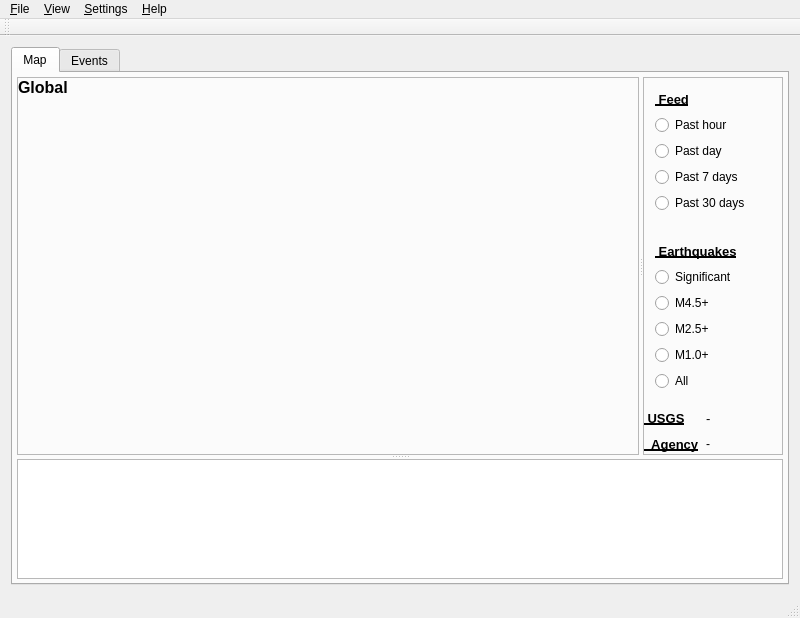
<?xml version="1.0" encoding="UTF-8"?>
<ui version="4.0">
 <class>WorldEarthquakeView</class>
 <widget class="QMainWindow" name="WorldEarthquakeView">
  <property name="geometry">
   <rect>
    <x>0</x>
    <y>0</y>
    <width>800</width>
    <height>618</height>
   </rect>
  </property>
  <property name="windowTitle">
   <string>WorldEarthquakeView</string>
  </property>
  <widget class="QWidget" name="centralWidget">
   <layout class="QGridLayout" name="gridLayout_6">
    <item row="0" column="0">
     <widget class="QTabWidget" name="tabWidget">
      <property name="currentIndex">
       <number>0</number>
      </property>
      <widget class="QWidget" name="tab">
       <attribute name="title">
        <string>Map</string>
       </attribute>
       <layout class="QGridLayout" name="gridLayout_5">
        <property name="margin">
         <number>4</number>
        </property>
        <item row="0" column="0">
         <widget class="QSplitter" name="splitter_2">
          <property name="orientation">
           <enum>Qt::Vertical</enum>
          </property>
          <widget class="QSplitter" name="splitter">
           <property name="orientation">
            <enum>Qt::Horizontal</enum>
           </property>
           <widget class="QFrame" name="frame">
            <property name="sizePolicy">
             <sizepolicy hsizetype="Expanding" vsizetype="Expanding">
              <horstretch>0</horstretch>
              <verstretch>0</verstretch>
             </sizepolicy>
            </property>
            <property name="frameShape">
             <enum>QFrame::StyledPanel</enum>
            </property>
            <property name="frameShadow">
             <enum>QFrame::Plain</enum>
            </property>
            <property name="lineWidth">
             <number>2</number>
            </property>
            <property name="midLineWidth">
             <number>0</number>
            </property>
            <layout class="QGridLayout" name="gridLayout_4">
             <property name="margin">
              <number>0</number>
             </property>
             <item row="0" column="0">
              <widget class="QLabel" name="mapLabel">
               <property name="sizePolicy">
                <sizepolicy hsizetype="Expanding" vsizetype="Minimum">
                 <horstretch>0</horstretch>
                 <verstretch>0</verstretch>
                </sizepolicy>
               </property>
               <property name="font">
                <font>
                 <pointsize>12</pointsize>
                 <weight>75</weight>
                 <bold>true</bold>
                 <underline>false</underline>
                 <strikeout>false</strikeout>
                 <kerning>false</kerning>
                </font>
               </property>
               <property name="text">
                <string>Global</string>
               </property>
               <property name="alignment">
                <set>Qt::AlignLeading|Qt::AlignLeft|Qt::AlignVCenter</set>
               </property>
              </widget>
             </item>
             <item row="1" column="0">
              <widget class="QFrame" name="frameMap">
               <property name="sizePolicy">
                <sizepolicy hsizetype="Expanding" vsizetype="Expanding">
                 <horstretch>0</horstretch>
                 <verstretch>0</verstretch>
                </sizepolicy>
               </property>
              </widget>
             </item>
            </layout>
            <zorder>frameMap</zorder>
            <zorder>mapLabel</zorder>
           </widget>
           <widget class="QFrame" name="frame_2">
            <property name="sizePolicy">
             <sizepolicy hsizetype="Minimum" vsizetype="Preferred">
              <horstretch>0</horstretch>
              <verstretch>0</verstretch>
             </sizepolicy>
            </property>
            <property name="minimumSize">
             <size>
              <width>140</width>
              <height>0</height>
             </size>
            </property>
            <property name="maximumSize">
             <size>
              <width>120</width>
              <height>16777215</height>
             </size>
            </property>
            <property name="frameShape">
             <enum>QFrame::StyledPanel</enum>
            </property>
            <property name="frameShadow">
             <enum>QFrame::Plain</enum>
            </property>
            <layout class="QGridLayout" name="gridLayout">
             <property name="margin">
              <number>0</number>
             </property>
             <item row="2" column="0">
              <spacer name="verticalSpacer">
               <property name="orientation">
                <enum>Qt::Vertical</enum>
               </property>
               <property name="sizeHint" stdset="0">
                <size>
                 <width>20</width>
                 <height>40</height>
                </size>
               </property>
              </spacer>
             </item>
             <item row="0" column="0">
              <widget class="QWidget" name="widget" native="true">
               <property name="sizePolicy">
                <sizepolicy hsizetype="Minimum" vsizetype="Minimum">
                 <horstretch>0</horstretch>
                 <verstretch>0</verstretch>
                </sizepolicy>
               </property>
               <layout class="QGridLayout" name="gridLayout_3">
                <item row="0" column="0">
                 <widget class="QLabel" name="label_9">
                  <property name="sizePolicy">
                   <sizepolicy hsizetype="Preferred" vsizetype="Maximum">
                    <horstretch>0</horstretch>
                    <verstretch>0</verstretch>
                   </sizepolicy>
                  </property>
                  <property name="minimumSize">
                   <size>
                    <width>0</width>
                    <height>20</height>
                   </size>
                  </property>
                  <property name="font">
                   <font>
                    <pointsize>10</pointsize>
                    <weight>75</weight>
                    <italic>false</italic>
                    <bold>true</bold>
                    <underline>true</underline>
                   </font>
                  </property>
                  <property name="text">
                   <string> Feed</string>
                  </property>
                 </widget>
                </item>
                <item row="1" column="0">
                 <layout class="QVBoxLayout" name="verticalLayout">
                  <item>
                   <widget class="QRadioButton" name="radioButton_feedPastHour">
                    <property name="text">
                     <string>Past hour</string>
                    </property>
                   </widget>
                  </item>
                  <item>
                   <widget class="QRadioButton" name="radioButton_feedPast1">
                    <property name="text">
                     <string>Past day</string>
                    </property>
                   </widget>
                  </item>
                  <item>
                   <widget class="QRadioButton" name="radioButton_feedPast7">
                    <property name="text">
                     <string>Past 7 days</string>
                    </property>
                   </widget>
                  </item>
                  <item>
                   <widget class="QRadioButton" name="radioButton_feedPast30">
                    <property name="text">
                     <string>Past 30 days</string>
                    </property>
                   </widget>
                  </item>
                 </layout>
                </item>
               </layout>
              </widget>
             </item>
             <item row="1" column="0">
              <widget class="QWidget" name="widget_3" native="true">
               <property name="sizePolicy">
                <sizepolicy hsizetype="Minimum" vsizetype="Minimum">
                 <horstretch>0</horstretch>
                 <verstretch>0</verstretch>
                </sizepolicy>
               </property>
               <layout class="QGridLayout" name="gridLayout_2">
                <item row="0" column="0">
                 <widget class="QLabel" name="label_10">
                  <property name="sizePolicy">
                   <sizepolicy hsizetype="Preferred" vsizetype="Minimum">
                    <horstretch>0</horstretch>
                    <verstretch>0</verstretch>
                   </sizepolicy>
                  </property>
                  <property name="minimumSize">
                   <size>
                    <width>0</width>
                    <height>20</height>
                   </size>
                  </property>
                  <property name="font">
                   <font>
                    <pointsize>10</pointsize>
                    <weight>75</weight>
                    <italic>false</italic>
                    <bold>true</bold>
                    <underline>true</underline>
                   </font>
                  </property>
                  <property name="text">
                   <string> Earthquakes</string>
                  </property>
                 </widget>
                </item>
                <item row="1" column="0">
                 <layout class="QVBoxLayout" name="verticalLayout_2">
                  <item>
                   <widget class="QRadioButton" name="radioButton_earthSignificant">
                    <property name="text">
                     <string>Significant</string>
                    </property>
                   </widget>
                  </item>
                  <item>
                   <widget class="QRadioButton" name="radioButton_earth45">
                    <property name="text">
                     <string>M4.5+</string>
                    </property>
                   </widget>
                  </item>
                  <item>
                   <widget class="QRadioButton" name="radioButton_earth25">
                    <property name="text">
                     <string>M2.5+</string>
                    </property>
                   </widget>
                  </item>
                  <item>
                   <widget class="QRadioButton" name="radioButton_earth1">
                    <property name="text">
                     <string>M1.0+</string>
                    </property>
                   </widget>
                  </item>
                  <item>
                   <widget class="QRadioButton" name="radioButton_earthAll">
                    <property name="text">
                     <string>All</string>
                    </property>
                   </widget>
                  </item>
                 </layout>
                </item>
               </layout>
              </widget>
             </item>
             <item row="3" column="0">
              <layout class="QFormLayout" name="formLayout">
               <item row="0" column="0">
                <widget class="QLabel" name="label">
                 <property name="sizePolicy">
                  <sizepolicy hsizetype="Preferred" vsizetype="Minimum">
                   <horstretch>0</horstretch>
                   <verstretch>0</verstretch>
                  </sizepolicy>
                 </property>
                 <property name="minimumSize">
                  <size>
                   <width>0</width>
                   <height>20</height>
                  </size>
                 </property>
                 <property name="font">
                  <font>
                   <pointsize>10</pointsize>
                   <weight>75</weight>
                   <bold>true</bold>
                   <underline>true</underline>
                   <strikeout>false</strikeout>
                  </font>
                 </property>
                 <property name="text">
                  <string> USGS</string>
                 </property>
                </widget>
               </item>
               <item row="0" column="1">
                <widget class="QLabel" name="label_usgsEntries">
                 <property name="font">
                  <font>
                   <pointsize>10</pointsize>
                  </font>
                 </property>
                 <property name="text">
                  <string>-</string>
                 </property>
                </widget>
               </item>
               <item row="1" column="1">
                <widget class="QLabel" name="label_agencyEntries">
                 <property name="text">
                  <string>-</string>
                 </property>
                </widget>
               </item>
               <item row="1" column="0">
                <widget class="QLabel" name="label_agencyID">
                 <property name="minimumSize">
                  <size>
                   <width>0</width>
                   <height>20</height>
                  </size>
                 </property>
                 <property name="font">
                  <font>
                   <pointsize>10</pointsize>
                   <weight>75</weight>
                   <bold>true</bold>
                   <underline>true</underline>
                  </font>
                 </property>
                 <property name="text">
                  <string>_Agency</string>
                 </property>
                </widget>
               </item>
              </layout>
             </item>
            </layout>
           </widget>
          </widget>
          <widget class="QTableWidget" name="tableWidget_events">
           <property name="cursor" stdset="0">
            <cursorShape>PointingHandCursor</cursorShape>
           </property>
           <property name="toolTip">
            <string>&lt;html&gt;&lt;head/&gt;&lt;body&gt;&lt;p&gt;Double click on row to display related event on the map.&lt;/p&gt;&lt;/body&gt;&lt;/html&gt;</string>
           </property>
           <property name="frameShadow">
            <enum>QFrame::Plain</enum>
           </property>
           <property name="sortingEnabled">
            <bool>true</bool>
           </property>
           <attribute name="horizontalHeaderShowSortIndicator" stdset="0">
            <bool>true</bool>
           </attribute>
          </widget>
         </widget>
        </item>
       </layout>
      </widget>
      <widget class="QWidget" name="tab_2">
       <attribute name="title">
        <string>Events</string>
       </attribute>
       <layout class="QGridLayout" name="gridLayout_7">
        <property name="margin">
         <number>4</number>
        </property>
        <item row="0" column="0">
         <widget class="QFrame" name="frameEventList"/>
        </item>
       </layout>
      </widget>
     </widget>
    </item>
   </layout>
  </widget>
  <widget class="QMenuBar" name="menuBar">
   <property name="geometry">
    <rect>
     <x>0</x>
     <y>0</y>
     <width>800</width>
     <height>21</height>
    </rect>
   </property>
   <widget class="QMenu" name="menu_File">
    <property name="title">
     <string>&amp;File</string>
    </property>
    <addaction name="actionQuit"/>
   </widget>
   <widget class="QMenu" name="menu_Settings">
    <property name="title">
     <string>&amp;Settings</string>
    </property>
    <addaction name="actionConfigureConnection"/>
    <addaction name="actionConfigureWorldEarthquakeView"/>
   </widget>
   <widget class="QMenu" name="menu_Help">
    <property name="title">
     <string>&amp;Help</string>
    </property>
    <addaction name="actionAbout"/>
    <addaction name="actionLoadedPlugins"/>
    <addaction name="separator"/>
    <addaction name="actionDocumentationIndex"/>
    <addaction name="actionDocumentationForScwev"/>
   </widget>
   <widget class="QMenu" name="menu_View">
    <property name="title">
     <string>&amp;View</string>
    </property>
    <addaction name="actionShowStations"/>
    <addaction name="actionToggleFullScreen"/>
    <addaction name="separator"/>
    <addaction name="actionShowMap"/>
    <addaction name="actionShowEventList"/>
    <addaction name="separator"/>
    <addaction name="actionShowLog"/>
   </widget>
   <addaction name="menu_File"/>
   <addaction name="menu_View"/>
   <addaction name="menu_Settings"/>
   <addaction name="menu_Help"/>
  </widget>
  <widget class="QToolBar" name="mainToolBar">
   <attribute name="toolBarArea">
    <enum>TopToolBarArea</enum>
   </attribute>
   <attribute name="toolBarBreak">
    <bool>false</bool>
   </attribute>
  </widget>
  <widget class="QStatusBar" name="statusBar"/>
  <action name="actionAbout">
   <property name="text">
    <string>&amp;About &amp;WorldEarthquakeView</string>
   </property>
  </action>
  <action name="actionConfigureConnection">
   <property name="text">
    <string>&amp;Configure &amp;Connection</string>
   </property>
   <property name="shortcut">
    <string>F2</string>
   </property>
  </action>
  <action name="actionQuit">
   <property name="text">
    <string>&amp;Quit</string>
   </property>
   <property name="shortcut">
    <string>Ctrl+Q</string>
   </property>
  </action>
  <action name="actionConfigureWorldEarthquakeView">
   <property name="text">
    <string>&amp;Configure &amp;WorldEarthquakeView</string>
   </property>
   <property name="shortcut">
    <string>F3</string>
   </property>
  </action>
  <action name="actionLoadedPlugins">
   <property name="text">
    <string>&amp;Loaded &amp;Plugins</string>
   </property>
  </action>
  <action name="actionToggleFullScreen">
   <property name="text">
    <string>&amp;Toggle &amp;FullScreen</string>
   </property>
   <property name="shortcut">
    <string>F11</string>
   </property>
  </action>
  <action name="actionDocumentationIndex">
   <property name="text">
    <string>Documentation index</string>
   </property>
   <property name="shortcut">
    <string>F1</string>
   </property>
  </action>
  <action name="actionDocumentationForScwev">
   <property name="text">
    <string>Documentation for scwev</string>
   </property>
   <property name="shortcut">
    <string>Shift+F1</string>
   </property>
  </action>
  <action name="actionShowMap">
   <property name="text">
    <string>&amp;Show map</string>
   </property>
   <property name="shortcut">
    <string>Ctrl+M</string>
   </property>
  </action>
  <action name="actionShowEventList">
   <property name="text">
    <string>&amp;Show event list</string>
   </property>
   <property name="shortcut">
    <string>Ctrl+E</string>
   </property>
  </action>
  <action name="actionShowStations">
   <property name="checkable">
    <bool>true</bool>
   </property>
   <property name="text">
    <string>&amp;Show stations</string>
   </property>
   <property name="toolTip">
    <string>Show inventory's stations</string>
   </property>
   <property name="shortcut">
    <string>Ctrl+I</string>
   </property>
  </action>
  <action name="actionShowLog">
   <property name="text">
    <string>&amp;Show log</string>
   </property>
   <property name="shortcut">
    <string>F9</string>
   </property>
  </action>
 </widget>
 <layoutdefault spacing="6" margin="11"/>
 <resources/>
 <connections/>
</ui>
